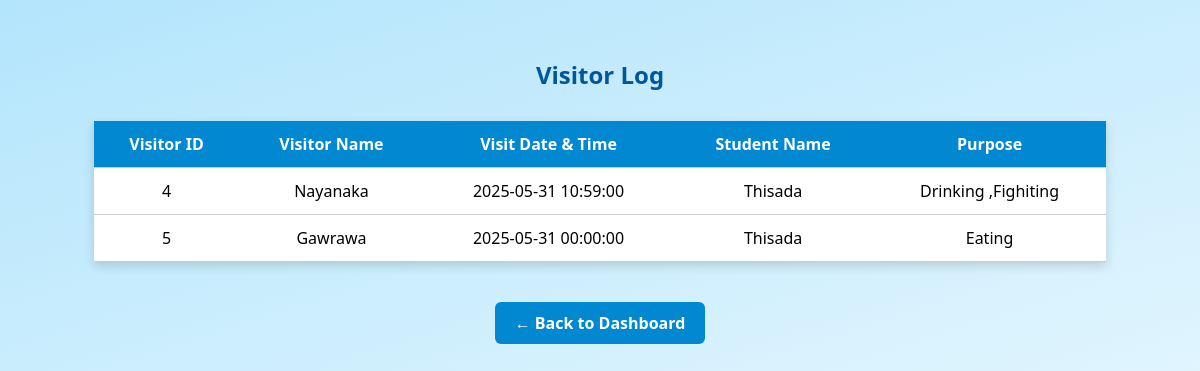
The page /hostel_management/visitor_log.php (signed in) on the database its author committed.
### tables this page shows
CREATE TABLE `visitor_log` (
  `visitor_id` int(11) NOT NULL,
  `visitor_name` varchar(100) NOT NULL,
  `visit_datetime` datetime NOT NULL,
  `purpose` varchar(255) DEFAULT NULL,
  `student_id` int(11) DEFAULT NULL
);

CREATE TABLE `student` (
  `student_id` int(11) NOT NULL,
  `name` varchar(100) NOT NULL,
  `contact_info` varchar(100) DEFAULT NULL,
  `duration_of_stay` int(11) DEFAULT NULL,
  `room_number` int(11) DEFAULT NULL,
  `user_id` int(11) DEFAULT NULL
);

### hostel_management/visitor_log.php (the view, shortened to what this page needs)
<?php
require 'includes/db_connect.php';
$stmt = $conn->prepare("
    SELECT v.*, s.name AS student_name
    FROM visitor_log v
    LEFT JOIN student s ON v.student_id = s.student_id
    ORDER BY v.visit_datetime DESC
");
$stmt->execute();
$result = $stmt->get_result();
?>
<!DOCTYPE html>
<html>
<head>
</head>
<body>
<h2>Visitor Log</h2>
<table>
    <tr>
        <th>Visitor ID</th>
        <th>Visitor Name</th>
        <th>Visit Date & Time</th>
        <th>Student Name</th>
        <th>Purpose</th>
    </tr>
    <?php while ($visitor = $result->fetch_assoc()): ?>
    <tr>
        <td><?= htmlspecialchars($visitor['visitor_id']) ?></td>
        <td><?= htmlspecialchars($visitor['visitor_name']) ?></td>
        <td><?= htmlspecialchars($visitor['visit_datetime']) ?></td>
        <td><?= htmlspecialchars($visitor['student_name']) ?></td>
        <td><?= htmlspecialchars($visitor['purpose']) ?></td>
    </tr>
    <?php endwhile; ?>
</table>
<a href="admin_dashboard.php">← Back to Dashboard</a>
</body>
</html>

### hostel_management/visitor_log.php (style rules this page uses)
body { font-family: 'Segoe UI', sans-serif; background: linear-gradient(to bottom right, #b3e5fc, #e1f5fe); padding: 30px; }
h2 { text-align: center; color: #01579b; margin-bottom: 30px; }
table { width: 90%; margin: auto; border-collapse: collapse; background-color: white; box-shadow: 0 4px 10px rgba(0, 0, 0, 0.15); }
th, td { padding: 12px 16px; text-align: center; border-bottom: 1px solid #ccc; }
th { background-color: #0288d1; color: white; }
a { display: block; width: fit-content; margin: 40px auto 0; text-decoration: none; color: white; background-color: #0288d1; padding: 10px 20px; border-radius: 6px; font-weight: bold; }

### rows shown on the page
visitor_log: visitor_id "4", visitor_name "Nayanaka", visit_datetime "2025-05-31 10:59:00", student.name "Thisada", purpose "Drinking ,Fighiting"
visitor_log: visitor_id "5", visitor_name "Gawrawa", visit_datetime "2025-05-31 00:00:00", student.name "Thisada", purpose "Eating"
